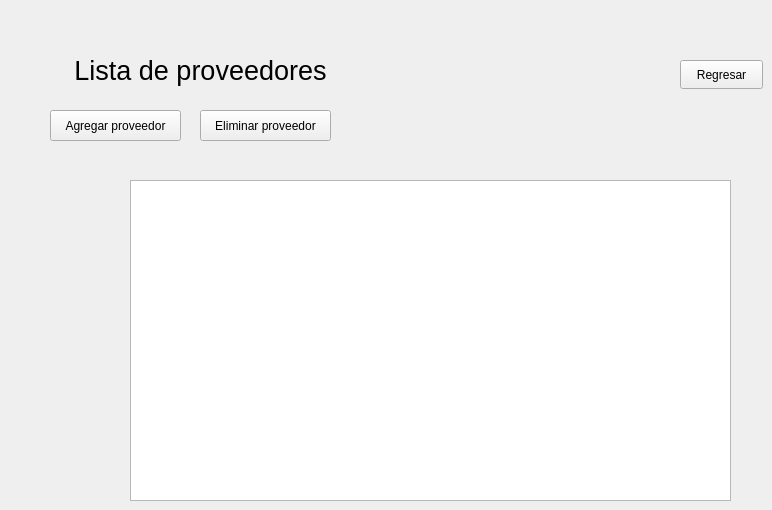
    <widget class="QWidget" name="page07_Proveedores">
     <widget class="QLabel" name="label_8">
      <property name="geometry">
       <rect>
        <x>10</x>
        <y>50</y>
        <width>381</width>
        <height>41</height>
       </rect>
      </property>
      <property name="font">
       <font>
        <pointsize>20</pointsize>
       </font>
      </property>
      <property name="text">
       <string>Lista de proveedores</string>
      </property>
      <property name="alignment">
       <set>Qt::AlignCenter</set>
      </property>
     </widget>
     <widget class="QPushButton" name="pushButton_Cancelar_Proveedores">
      <property name="geometry">
       <rect>
        <x>680</x>
        <y>60</y>
        <width>83</width>
        <height>29</height>
       </rect>
      </property>
      <property name="text">
       <string>Regresar</string>
      </property>
     </widget>
     <widget class="QPushButton" name="pushButton_Agregar_Proveedor">
      <property name="geometry">
       <rect>
        <x>50</x>
        <y>110</y>
        <width>131</width>
        <height>31</height>
       </rect>
      </property>
      <property name="text">
       <string>Agregar proveedor</string>
      </property>
     </widget>
     <widget class="QPushButton" name="pushButton_Eliminar_Proveedor">
      <property name="geometry">
       <rect>
        <x>200</x>
        <y>110</y>
        <width>131</width>
        <height>31</height>
       </rect>
      </property>
      <property name="text">
       <string>Eliminar proveedor</string>
      </property>
     </widget>
     <widget class="QTableWidget" name="tablaProveedores">
      <property name="geometry">
       <rect>
        <x>130</x>
        <y>180</y>
        <width>601</width>
        <height>321</height>
       </rect>
      </property>
     </widget>
    </widget>
